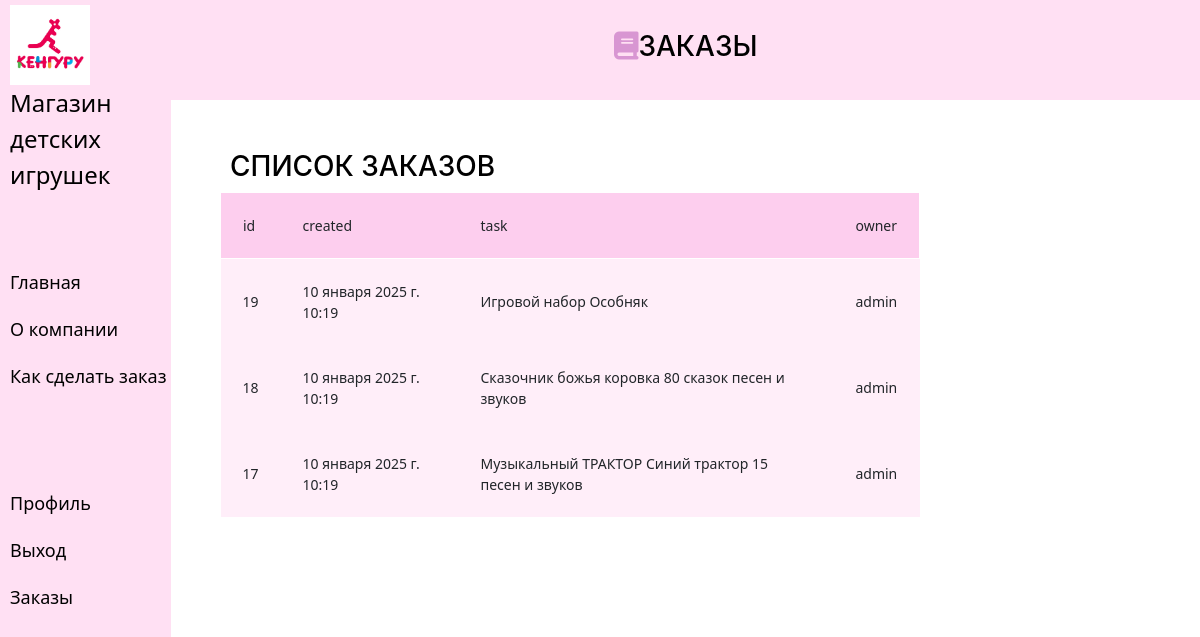
Page /orders/admin (signed in) on the committed database.
### project_prj/models.py (models this page shows, shortened)
class Orders(models.Model):
    created = models.DateTimeField(verbose_name='Дата', auto_now_add=True, blank=True)
    owner = models.ForeignKey('auth.User', verbose_name='Название', related_name='orders_user',
                              on_delete=models.CASCADE)
    task = models.ForeignKey('Task', verbose_name='Заказы', related_name='orders_task', on_delete=models.CASCADE)
    class Meta:
        ordering = ['created']
        verbose_name = 'Заказ'
        verbose_name_plural = 'Заказы'

class Task(models.Model):
    name = models.CharField('Название товара', max_length=100)
    manufacturer = models.CharField('Производитель', max_length=100, )
    price = models.IntegerField('Цена')
    square = models.IntegerField('В магазине')
    thumbnail = models.ImageField(
        verbose_name='Превью поста', blank=True,
        upload_to='images/thumbnails/%Y/%m/%d/',
        validators=[FileExtensionValidator(allowed_extensions=('png', 'jpg', 'webp', 'jpeg', 'gif'))]
    )
    def __str__(self):
        return self.name
    class Meta:
        verbose_name = 'Товар'
        verbose_name_plural = 'Товары'

### project_prj/views.py (the view)
# urls.py: path('orders/<str:username>', UserOrdersListView.as_view(), name='orders-list'),
class UserOrdersListView(ListView):
    model = Orders
    context_object_name = 'orders'
    extra_context = {'title': 'История записей'}
    def get_queryset(self):
        return Orders.objects.filter(owner=self.request.user).order_by('-created')

### project_prj/templates/project_prj/orders_list.html (shortened to what this page needs)
{% extends 'project_prj/base.html' %}
{% block content %}
    <header>
    <h3><i class="fa-solid fa-book" style="color: #d896d2;"></i>Заказы</h3>
    </header>
<div class="order-list-content">
    {% if orders %}
    <h3>Список заказов</h3>
    <table class="table-orders">
        <tr>
            <td>id</td>
            <td>created</td>
            <td>task</td>
            <td>owner</td>
        </tr>
        {% for elem in orders %}
        <tr>
            <td>{{ elem.id }}</td>
            <td>{{ elem.created }}</td>
            <td>{{ elem.task }}</td>
            <td>{{ elem.owner }}</td>
        </tr>
        {% endfor %}
    </table>
    {% else %}
    <p>Заказов нет</p>
    {% endif %}
</div>
{% endblock %}

### project_prj/static/project_prj/styles/style.css (style rules this page uses)
* { box-sizing: border-box; padding: 0; margin: 0; font-family: 'Segoe UI', Tahoma, Geneva, Verdana, sans-serif; }
body { display: flex; }
header { background: #ffe0f3; width: 100%; height: 100px; color: #000000; }
h3 { font-size: 12px; font-style: normal; font-weight: 700; text-align: center; }
header h3 { font-size: 28px; margin-top: 30px; }
h3 { color: #000; font-family: Inter; font-size: 18px; font-style: normal; font-weight: 400; line-height: normal; text-transform: uppercase; margin: 10px; }
.order-list-content { display: block; position: absolute; left: 160px; top: 120px; }
.order-list-content { display: block; position: absolute; font-size: 20px; left: 220px; top: 150px; }
table { position: absolute; width: 700px; }
table { border-collapse: collapse; }
table td { font-size: 14px; padding: 22px; }
table tr:nth-child(1) { background-color: #fdceee; border: 1px solid #ffffff; }

### rows in the picture
Orders: id "19", created "10 января 2025 г. 10:19", task "Игровой набор Особняк", owner "admin"
Orders: id "18", created "10 января 2025 г. 10:19", task "Сказочник божья коровка 80 сказок песен и звуков", owner "admin"
Orders: id "17", created "10 января 2025 г. 10:19", task "Музыкальный ТРАКТОР Синий трактор 15 песен и звуков", owner "admin"
